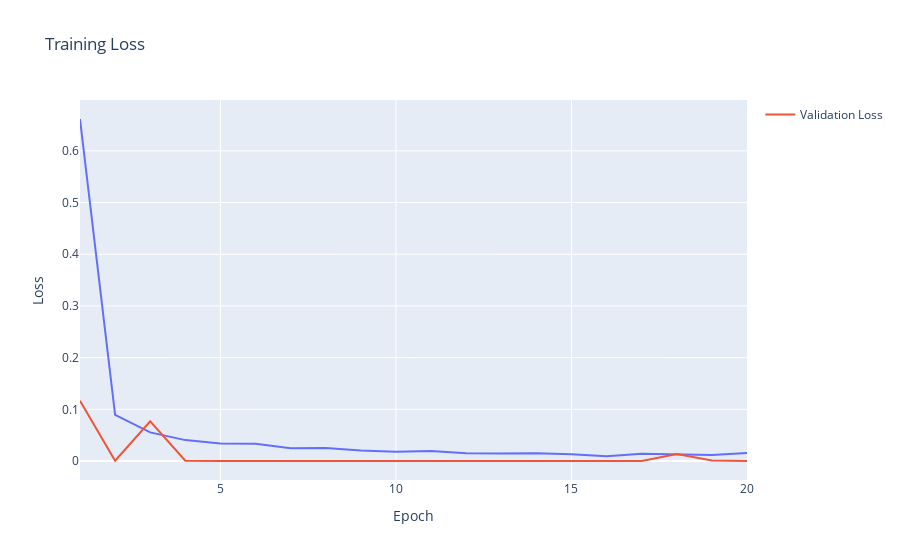
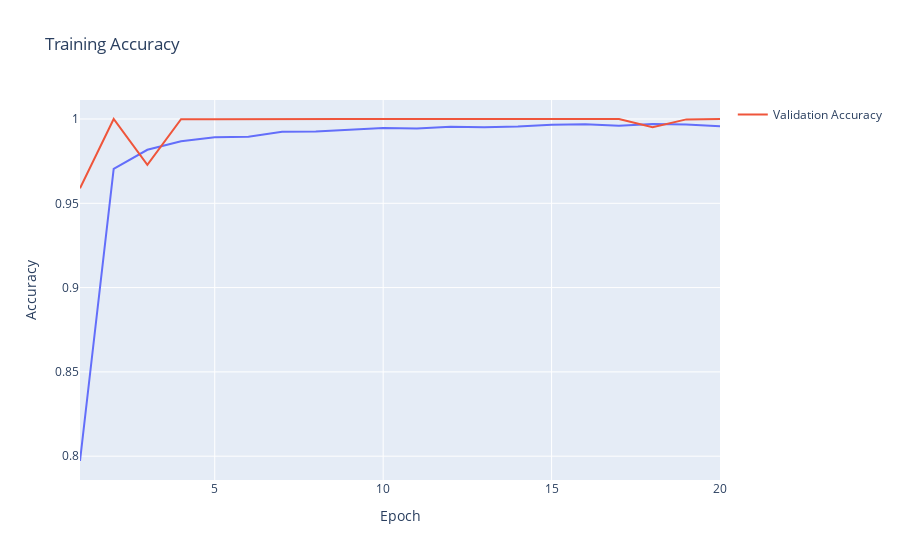

Write notebook code for charts like these, in order.
### Code cell
# Plot loss and accuracy curves
epochs = list(range(1, len(history.history['loss']) + 1))

fig_loss = px.line(x=epochs, y=history.history['loss'], labels={'x': 'Epoch', 'y': 'Loss'}, title='Training Loss')
fig_loss.add_scatter(x=epochs, y=history.history['val_loss'], mode='lines', name='Validation Loss')
fig_loss.show()

fig_acc = px.line(x=epochs, y=history.history['accuracy'], labels={'x': 'Epoch', 'y': 'Accuracy'}, title='Training Accuracy')
fig_acc.add_scatter(x=epochs, y=history.history['val_accuracy'], mode='lines', name='Validation Accuracy')
fig_acc.show()

### Figure 1 — Plotly figure (JSON) as saved in the notebook; plotly's stock layout.template omitted (floating-point values rounded to 4 significant figures)
{"data": [{"hovertemplate": "Epoch=%{x}<br>Loss=%{y}<extra></extra>", "legendgroup": "", "line": {"color": "#636efa", "dash": "solid"}, "marker": {"symbol": "circle"}, "mode": "lines", "name": "", "orientation": "v", "showlegend": false, "type": "scatter", "x": [1, 2, 3, 4, 5, 6, 7, 8, 9, 10, 11, 12, 13, 14, 15, 16, 17, 18, 19, 20], "xaxis": "x", "y": [0.6615, 0.08939, 0.05531, 0.04039, 0.03407, 0.03319, 0.02488, 0.02513, 0.02038, 0.0178, 0.0191, 0.01495, 0.01474, 0.01488, 0.01285, 0.009274, 0.01385, 0.01267, 0.01139, 0.0156], "yaxis": "y"}, {"mode": "lines", "name": "Validation Loss", "type": "scatter", "x": [1, 2, 3, 4, 5, 6, 7, 8, 9, 10, 11, 12, 13, 14, 15, 16, 17, 18, 19, 20], "y": [0.1167, 0.0004908, 0.0767, 0.0006278, 0.0002325, 7.258e-06, 2.207e-06, 0.0001965, 7.963e-05, 0.0001027, 1.069e-06, 1.739e-07, 4.918e-07, 2.154e-07, 2.484e-09, 4.361e-08, 2.222e-07, 0.01366, 0.0008493, 1.088e-08]}], "layout": {"legend": {"tracegroupgap": 0}, "title": {"text": "Training Loss"}, "xaxis": {"anchor": "y", "domain": [0, 1], "title": {"text": "Epoch"}}, "yaxis": {"anchor": "x", "domain": [0, 1], "title": {"text": "Loss"}}}}

### Figure 2 — Plotly figure (JSON) as saved in the notebook; plotly's stock layout.template omitted (floating-point values rounded to 4 significant figures)
{"data": [{"hovertemplate": "Epoch=%{x}<br>Accuracy=%{y}<extra></extra>", "legendgroup": "", "line": {"color": "#636efa", "dash": "solid"}, "marker": {"symbol": "circle"}, "mode": "lines", "name": "", "orientation": "v", "showlegend": false, "type": "scatter", "x": [1, 2, 3, 4, 5, 6, 7, 8, 9, 10, 11, 12, 13, 14, 15, 16, 17, 18, 19, 20], "xaxis": "x", "y": [0.7971, 0.9704, 0.9817, 0.9868, 0.9892, 0.9895, 0.9924, 0.9926, 0.9937, 0.9947, 0.9944, 0.9955, 0.9952, 0.9956, 0.9966, 0.9968, 0.996, 0.9971, 0.9968, 0.9958], "yaxis": "y"}, {"mode": "lines", "name": "Validation Accuracy", "type": "scatter", "x": [1, 2, 3, 4, 5, 6, 7, 8, 9, 10, 11, 12, 13, 14, 15, 16, 17, 18, 19, 20], "y": [0.9589, 1, 0.9729, 0.9999, 0.9999, 1, 1, 1, 1, 1, 1, 1, 1, 1, 1, 1, 1, 0.9951, 0.9998, 1]}], "layout": {"legend": {"tracegroupgap": 0}, "title": {"text": "Training Accuracy"}, "xaxis": {"anchor": "y", "domain": [0, 1], "title": {"text": "Epoch"}}, "yaxis": {"anchor": "x", "domain": [0, 1], "title": {"text": "Accuracy"}}}}
